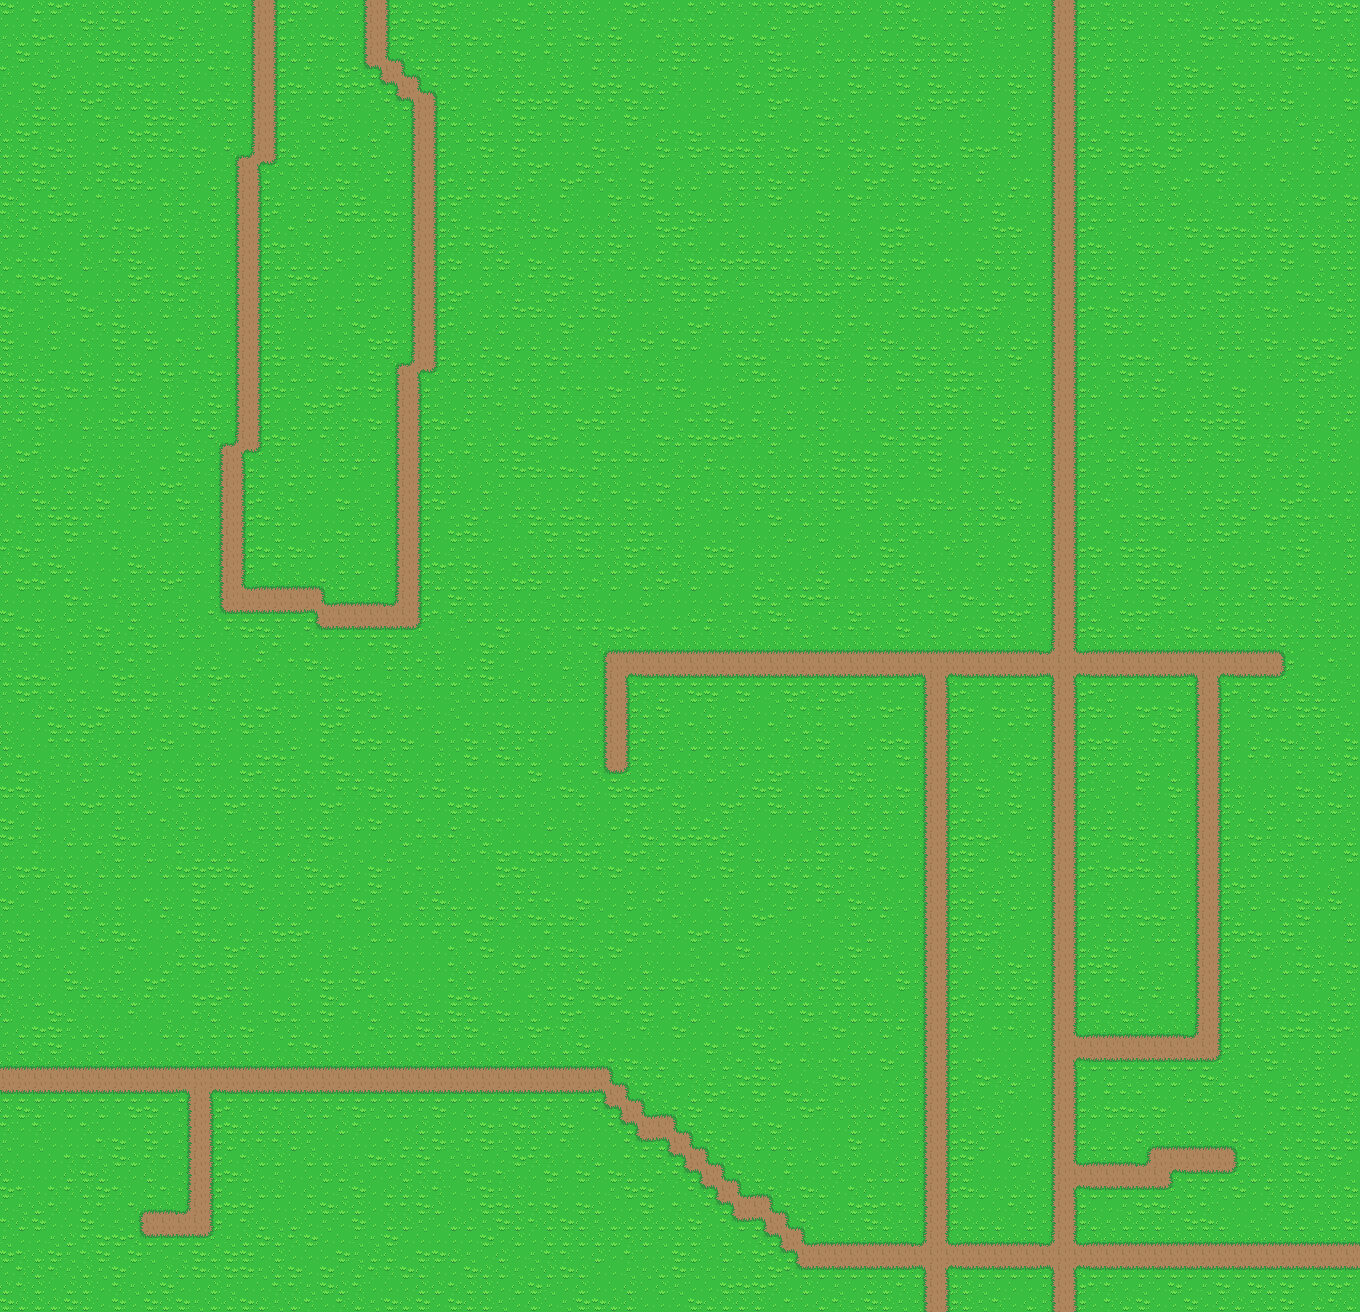

Rendered tile map (Tiled .tmx) drawn with the repository's tilesets; below, a short description and the map source with its tile grids summarised:
An orthogonal 85x82 tile map with 16x16 px tiles, 1 tile layer (Tile Layer 1).

<map version="1.0.0" orientation="orthogonal" renderorder="left-down" width="85" height="82" tilewidth="16" tileheight="16" nextobjectid="1">
 <tileset firstgid="1" source="../Tileset/Overworld.tsx" />
 <layer name="Tile Layer 1" width="85" height="82">
  <data>[6970 cells, 6970 non-empty, 20 distinct tile ids]</data>
 </layer>
</map>
